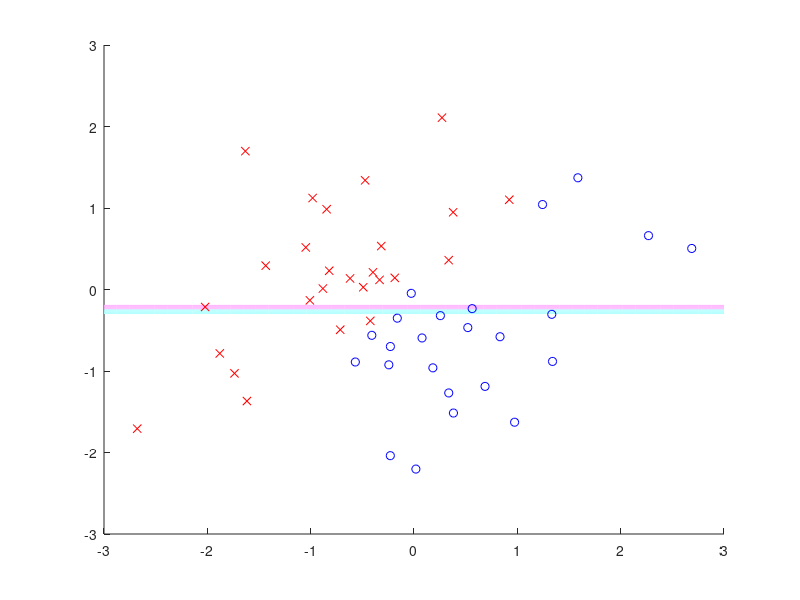

Recreate this plot in MATLAB.
clc,clear,close all;
%剪枝分类器

%数据生成
x=randn(50,2);

y=2*(x(:,1)>x(:,2))-1;%将数据标签 2*1-1=1和2*0-1=-1
X0=linspace(-3,3,50);
[X(:,:,1) ,X(:,:,2)]=meshgrid(X0);%生成一个二维网格。中 X(:,:,1) 表示 x 坐标，X(:,:,2) 表示 y 坐标。
%分类器训练
d=ceil(2*rand); %随机生成维度 ，ceil为取整
[xs,xi]=sort(x(:,d));
el=cumsum(y(xi));%cumsum（cumulative sum）计算累积和。el(i) 表示 y(xi(1)) + y(xi(2)) + ... + y(xi(i))。这个累积和在后续的步骤中用于计算误差
eu=cumsum(y(xi(end:-1:1)));%eu(i) 表示 y(xi(end)) + y(xi(end-1)) + ... + y(xi(end-i+1))
e=eu(end-1:-1:1)-el(1:end-1);%误差（error），误差在后续的步骤中用于找到决策边界的位置
[em,ei]=max(abs(e));%em 是之前计算的误差向量 e 中的最大值。    ei 是最大值所在的索引

%xs(ei:ei+1) 表示在 xs 中取索引为 ei 和 ei+1 的两个数据点的 x 坐标
%mean(xs(ei:ei+1)) 计算了这两个数据点的 x 坐标的平均值，即决策边界的截距
c=mean(xs(ei:ei+1));

% %sign(e(ei)) 是一个函数，它返回 e(ei) 的符号：
% 如果 e(ei) 大于 0，那么 sign(e(ei)) 为 1。
% 如果 e(ei) 等于 0，那么 sign(e(ei)) 为 0。
% 如果 e(ei) 小于 0，那么 sign(e(ei)) 为 -1。
s=sign(e(ei));
Y=sign(s*(X(:,:,d)-c));

figure(1);clf;hold on;axis([-3 3 -3 3]);
% colormap 是 MATLAB 中用于设置颜色映射的函数。
% [1 0.7 1; 0.7 1 1] 是一个矩阵，其中每一行表示一种颜色，由 RGB 值组成。
% 在这段代码中，我们使用了两种颜色：
% 第一行的颜色是粉色（RGB 值为 [1 0.7 1]）。
% 第二行的颜色是浅蓝色（RGB 值为 [0.7 1 1]）
colormap([1 0.7 1;0.7 1 1]);


% X0 是之前生成的 x 坐标的向量。
% Y 是之前计算的分类器的输出，表示决策边界。
% 在这个等高线图中，不同颜色的区域表示不同的类别。
% 蓝色区域表示类别 1，红色区域表示类别 -1。
% 决策边界就是两个区域的分界线。
contour(X0,X0,Y);
plot(x(y==1,1),x(y==1,2),'bo');
plot(x(y==-1,1),x(y==-1,2),'rx');



